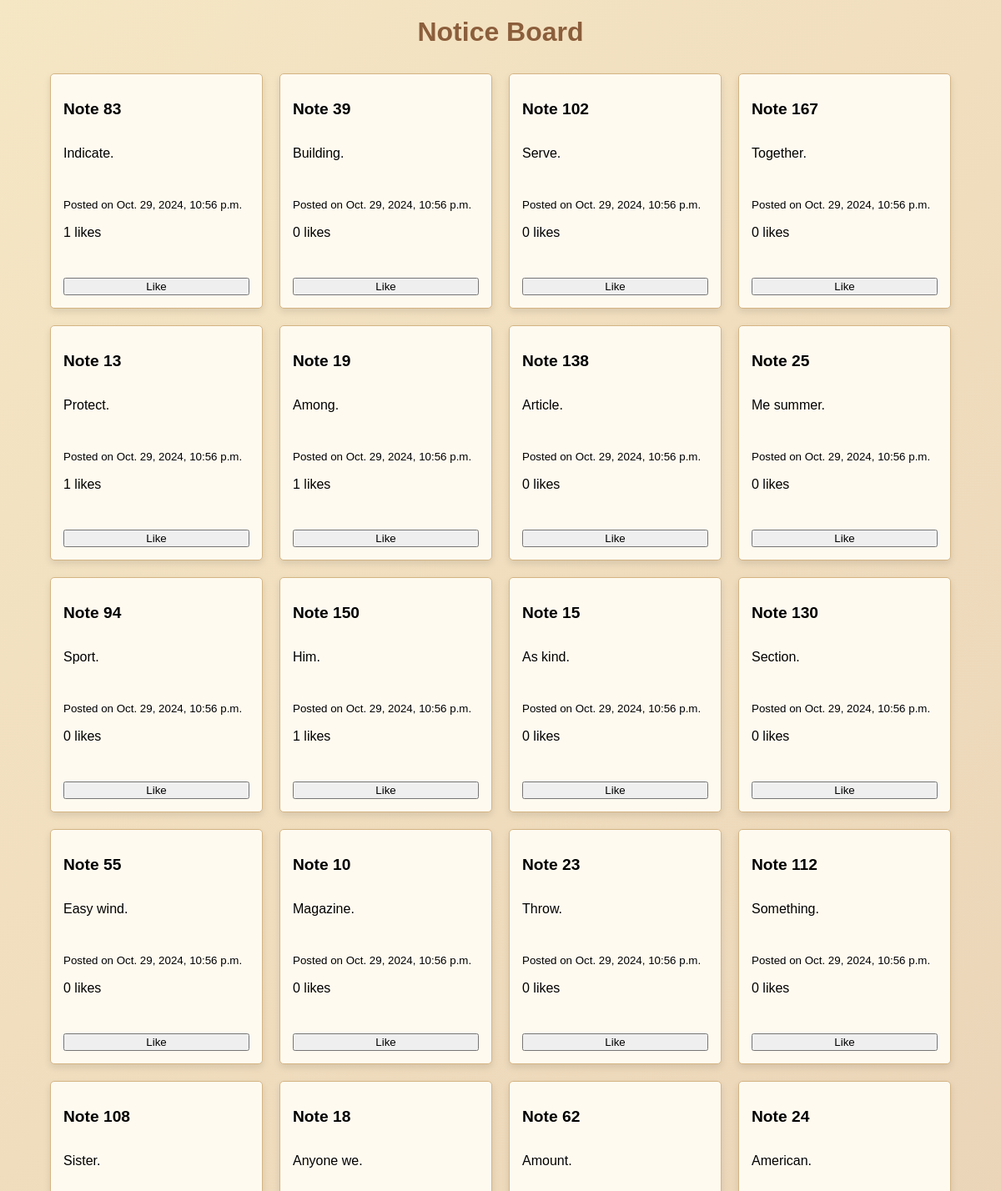
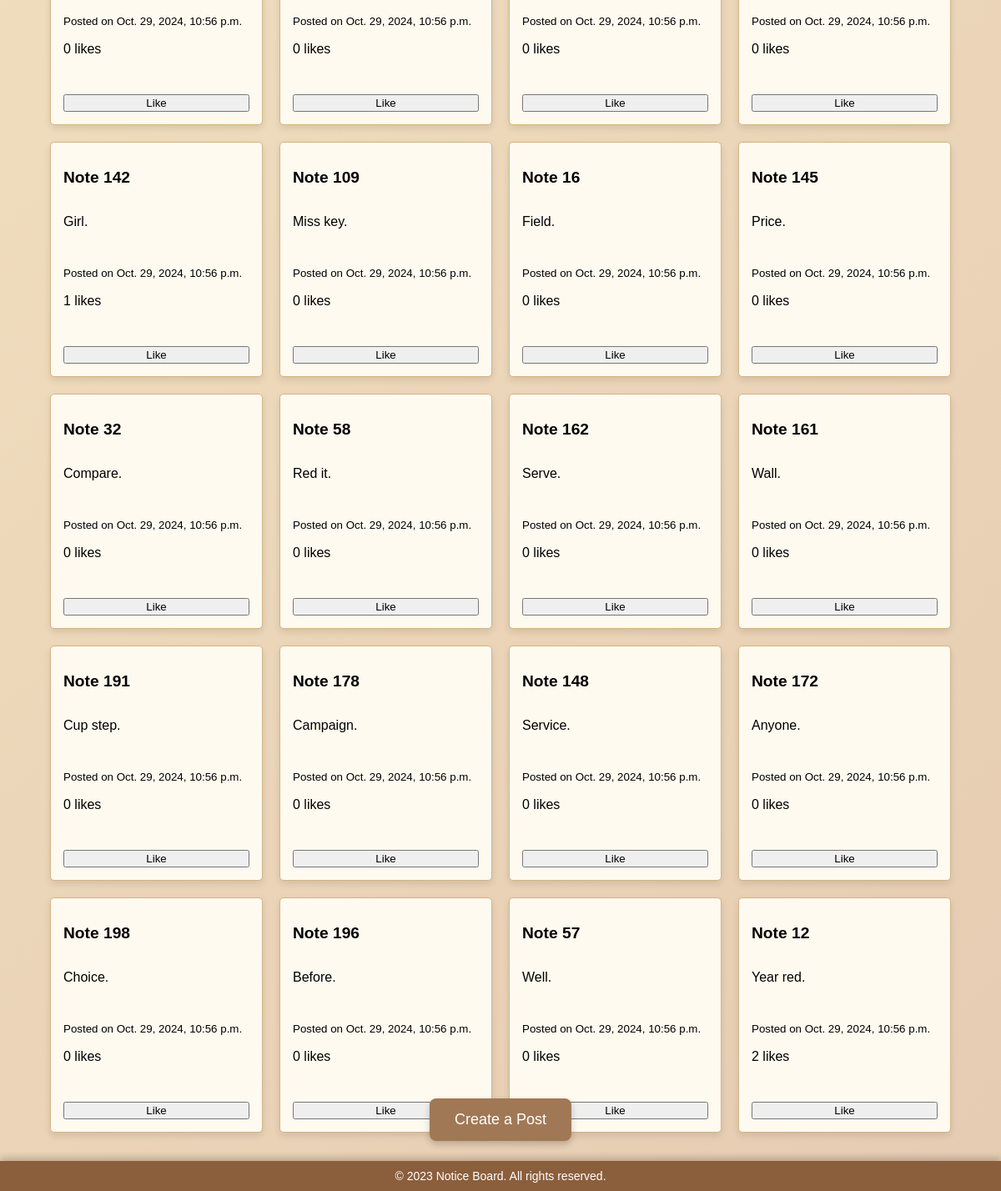
The page / on the database its author committed (2 pictures, top to bottom).
### Messages/models.py (models this page shows, shortened)
class Post(models.Model):
    title = models.CharField(max_length=100, blank=True)  # Allow blank titles initially
    content = models.TextField()
    signed = models.CharField(max_length=12)
    created_at = models.DateTimeField(auto_now_add=True)
    incremental_id = models.PositiveIntegerField(editable=False, unique=True, null=True, blank=True)
    likes = models.PositiveIntegerField(default=0)  # Field to track likes

### Messages/views.py (the view)
# urls.py: 2. Add a URL to urlpatterns:  path('', views.home, name='home')
def home(request):
    posts = list(Post.objects.all())
    random_posts = random.sample(posts, min(len(posts), 36))
    return render(request, 'home.html', {'posts': random_posts})

### Messages/templates/home.html (shortened to what this page needs)
<!DOCTYPE html>
<html lang="en">
<head>
</head>
<body>
    <h1>Notice Board</h1>
    <div class="post-container">
        {% for post in posts %}
            <div class="post" style="animation-delay: {{ forloop.counter0|divisibleby:3 }}0.5s;">
                <h2>{{ post.title }}</h2>
                <p>{{ post.content }}</p>
                <small>Posted on {{ post.created_at }}</small>
                <p id="like-count-{{ post.id }}">{{ post.likes }} likes</p>
                <button onclick="likePost({{ post.id }})">Like</button>
            </div>
        {% endfor %}
    </div>
    <a href="{% url 'create_post' %}" class="create-post-button">Create a Post</a>
    <div class="footer-bar">
        &copy; 2023 Notice Board. All rights reserved.
    </div>
</body>
</html>

### Messages/templates/home.html (style rules this page uses)
body { background: linear-gradient(135deg, #f5e6c4, #e6ccb2); margin: 0; font-family: Arial, sans-serif; display: flex; flex-direction: column; align-items: center; padding-bottom: 60px; }
h1 { color: #8b5e3c; margin-top: 20px; }
.create-post-button { position: fixed; bottom: 60px; left: 50%; transform: translateX(-50%); padding: 15px 30px; background-color: #a07855; color: #fff; text-decoration: none; border-radius: 8px; font-size: 18px; box-shadow: 0px 4px 8px rgba(0, 0, 0, 0.2); transition: background-color 0.3s, transform 0.2s; }
.post-container { display: grid; grid-template-columns: repeat(auto-fill, minmax(220px, 1fr)); gap: 20px; width: 90%; max-width: 1200px; padding: 10px; }
.post { background: #fffaf0; border: 1px solid #d4b483; border-radius: 5px; padding: 15px; box-shadow: 0px 4px 8px rgba(0, 0, 0, 0.1); opacity: 0; animation: fadeIn 0.3s forwards; transition: transform 0.2s, box-shadow 0.2s; overflow: hidden; display: flex; flex-direction: column; justify-content: space-between; min-height: 250px; }
.post h2 { font-size: 1.2em; white-space: nowrap; overflow: hidden; text-overflow: ellipsis; }
.post p { flex-grow: 1; font-size: 1em; overflow: hidden; text-overflow: ellipsis; display: -webkit-box; -webkit-box-orient: vertical; -webkit-line-clamp: 4; line-height: 1.2em; }
.footer-bar { position: fixed; bottom: 0; left: 0; width: 100%; background-color: #8b5e3c; color: #fff; text-align: center; padding: 10px 0; font-size: 14px; box-shadow: 0px -4px 8px rgba(0, 0, 0, 0.2); }

### rows shown on the page
Post: title "Note 83", content "Indicate.", created_at "Oct. 29, 2024, 10:56 p.m.", likes "1"
Post: title "Note 39", content "Building.", created_at "Oct. 29, 2024, 10:56 p.m.", likes "0"
Post: title "Note 102", content "Serve.", created_at "Oct. 29, 2024, 10:56 p.m.", likes "0"
Post: title "Note 167", content "Together.", created_at "Oct. 29, 2024, 10:56 p.m.", likes "0"
Post: title "Note 13", content "Protect.", created_at "Oct. 29, 2024, 10:56 p.m.", likes "1"
Post: title "Note 19", content "Among.", created_at "Oct. 29, 2024, 10:56 p.m.", likes "1"
Post: title "Note 138", content "Article.", created_at "Oct. 29, 2024, 10:56 p.m.", likes "0"
Post: title "Note 25", content "Me summer.", created_at "Oct. 29, 2024, 10:56 p.m.", likes "0"
Post: title "Note 94", content "Sport.", created_at "Oct. 29, 2024, 10:56 p.m.", likes "0"
Post: title "Note 150", content "Him.", created_at "Oct. 29, 2024, 10:56 p.m.", likes "1"
Post: title "Note 15", content "As kind.", created_at "Oct. 29, 2024, 10:56 p.m.", likes "0"
Post: title "Note 130", content "Section.", created_at "Oct. 29, 2024, 10:56 p.m.", likes "0"
Post: title "Note 55", content "Easy wind.", created_at "Oct. 29, 2024, 10:56 p.m.", likes "0"
Post: title "Note 10", content "Magazine.", created_at "Oct. 29, 2024, 10:56 p.m.", likes "0"
Post: title "Note 23", content "Throw.", created_at "Oct. 29, 2024, 10:56 p.m.", likes "0"
Post: title "Note 112", content "Something.", created_at "Oct. 29, 2024, 10:56 p.m.", likes "0"
Post: title "Note 108", content "Sister.", created_at "Oct. 29, 2024, 10:56 p.m.", likes "0"
Post: title "Note 18", content "Anyone we.", created_at "Oct. 29, 2024, 10:56 p.m.", likes "0"
Post: title "Note 62", content "Amount.", created_at "Oct. 29, 2024, 10:56 p.m.", likes "0"
Post: title "Note 24", content "American.", created_at "Oct. 29, 2024, 10:56 p.m.", likes "0"
Post: title "Note 142", content "Girl.", created_at "Oct. 29, 2024, 10:56 p.m.", likes "1"
Post: title "Note 109", content "Miss key.", created_at "Oct. 29, 2024, 10:56 p.m.", likes "0"
Post: title "Note 16", content "Field.", created_at "Oct. 29, 2024, 10:56 p.m.", likes "0"
Post: title "Note 145", content "Price.", created_at "Oct. 29, 2024, 10:56 p.m.", likes "0"
Post: title "Note 32", content "Compare.", created_at "Oct. 29, 2024, 10:56 p.m.", likes "0"
Post: title "Note 58", content "Red it.", created_at "Oct. 29, 2024, 10:56 p.m.", likes "0"
Post: title "Note 162", content "Serve.", created_at "Oct. 29, 2024, 10:56 p.m.", likes "0"
Post: title "Note 161", content "Wall.", created_at "Oct. 29, 2024, 10:56 p.m.", likes "0"
Post: title "Note 191", content "Cup step.", created_at "Oct. 29, 2024, 10:56 p.m.", likes "0"
Post: title "Note 178", content "Campaign.", created_at "Oct. 29, 2024, 10:56 p.m.", likes "0"
Post: title "Note 148", content "Service.", created_at "Oct. 29, 2024, 10:56 p.m.", likes "0"
Post: title "Note 172", content "Anyone.", created_at "Oct. 29, 2024, 10:56 p.m.", likes "0"
Post: title "Note 198", content "Choice.", created_at "Oct. 29, 2024, 10:56 p.m.", likes "0"
Post: title "Note 196", content "Before.", created_at "Oct. 29, 2024, 10:56 p.m.", likes "0"
Post: title "Note 57", content "Well.", created_at "Oct. 29, 2024, 10:56 p.m.", likes "0"
Post: title "Note 12", content "Year red.", created_at "Oct. 29, 2024, 10:56 p.m.", likes "2"
